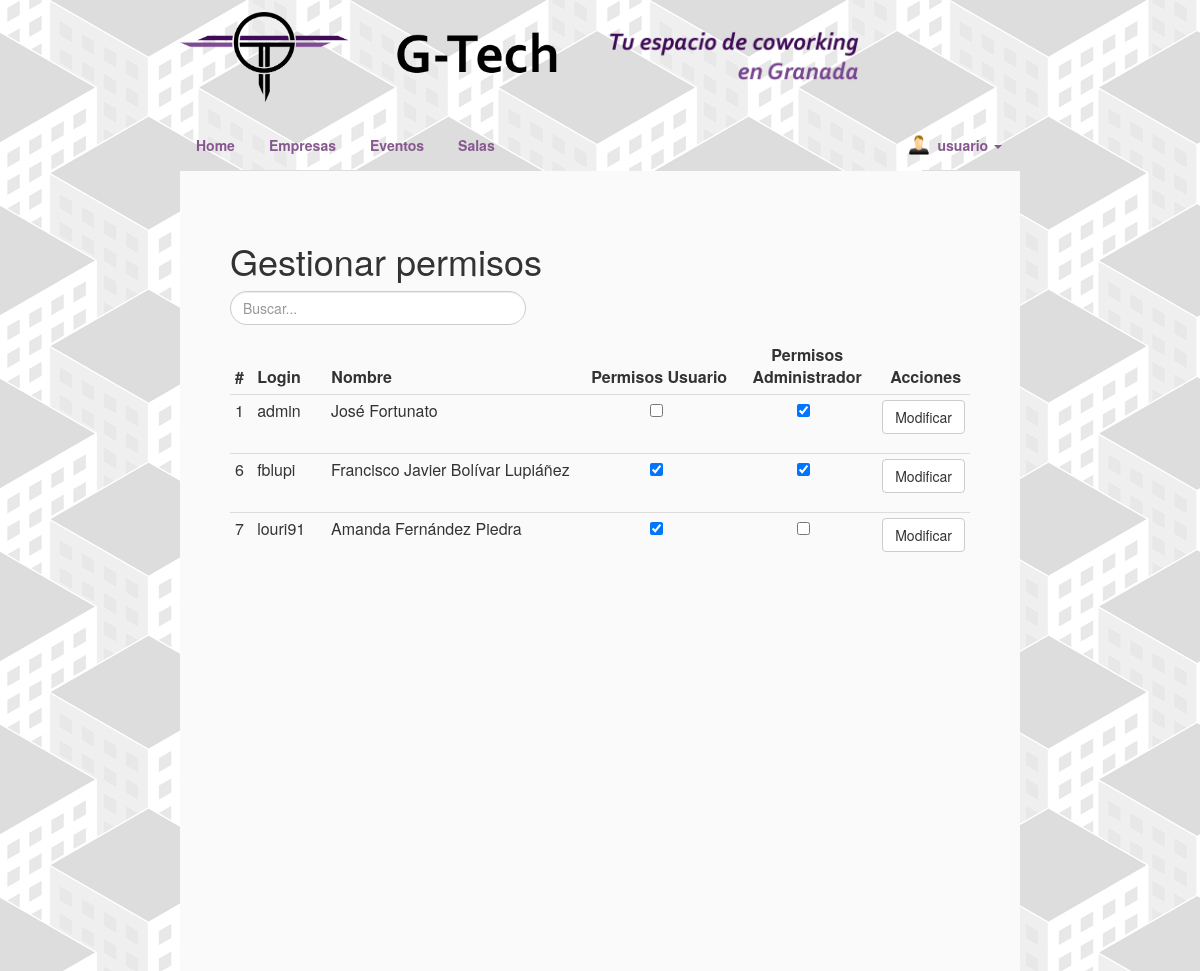
The app's page /G-Tech/gestionUsuarios.php (signed in) with its own data.
### tables this page shows
CREATE TABLE IF NOT EXISTS `usuario` (
  `id` int(11) NOT NULL,
  `login` varchar(45) NOT NULL,
  `pass` varchar(45) NOT NULL,
  `email` varchar(45) NOT NULL,
  `nombre` varchar(45) NOT NULL,
  `telefono` varchar(45) DEFAULT NULL,
  `sexo` varchar(45) DEFAULT NULL,
  `pais` varchar(45) DEFAULT NULL,
  `localidad` varchar(45) DEFAULT NULL,
  `direccion` varchar(45) DEFAULT NULL,
  `codigoPostal` varchar(45) DEFAULT NULL,
  `imagen` varchar(45) NOT NULL
);

### G-Tech/gestionUsuarios.php (the view, shortened to what this page needs)
<?php include 'header.php'; ?>
<section>
  <h1 class="section-header">Gestionar permisos</h1>
<article>
<form role="search" class="busquedaEmpresas">
    <input type="text" id="busqueda" name="busqueda" onkeyup="MostrarConsultaEmpresas();" class="form-control buscar" placeholder="Buscar...">
 </form>
<div id="todosUsuarios">
<?php
$conn = dbConnect();
$sql2 = "SELECT * FROM Usuario;";
$resultado2 = mysqli_query($conn, $sql2);
echo '<div class="table-responsive">';
echo '<table class="table table-condensed salasEmpresa" id="tablaGestionUsuarios">';
echo '<thead>';
echo '<tr>';
echo '<th class="gestionUsuariosIdUsuario">#</th>';
echo '<th class="gestionUsuariosLogin">Login</th>';
echo '<th class="gestionUsuariosNombre">Nombre</th>';
echo '<th class="gestionUsuariosPermisosUsuario">Permisos Usuario</th>';
echo '<th class="gestionUsuariosPermisosAdmin">Permisos Administrador</th>';
echo '<th class="gestionUsuariosBtnModificar">Acciones</th>';
echo '</tr>';
echo '</thead>';
echo '</table>';
while($usuario = mysqli_fetch_assoc($resultado2)){
  $idUsuario = $usuario['id'];
  if($idUsuario!=$_SESSION['id']){
    $sql3 = "SELECT * FROM Usuario, Usuario_Permisos WHERE Usuario.id = Usuario_Permisos.usuario AND Usuario.id = '$idUsuario';";
    $resultado3 = mysqli_query($conn, $sql3);
    $permisosAdmin = 0;
    $permisosUser = 0;
    while($permisos = mysqli_fetch_assoc($resultado3)){
    	if($permisos['permiso']==1){
    		$permisosAdmin = 1;
    	}
    	if($permisos['permiso']==2){
    		$permisosUser = 1;
    	}
    }
    echo '<form id="formularioPermisos'.$idUsuario.'" action="scripts/gestionarPermisos.php" method="POST">';
    echo '<table class="table table-condensed salasEmpresa" id="tablaGestionUsuarios">';
    echo '<tr>';
    echo '<td class="gestionUsuariosIdUsuario">';
    echo $usuario['id'];
    echo '</td>';
    echo '<td class="gestionUsuariosLogin">';
    echo $usuario['login'];
    echo '</td>';
    echo '<td class="gestionUsuariosNombre">';
    echo $usuario['nombre'];
    echo '</td>';
    if($permisosUser==1){
      echo '<td class="gestionUsuariosPermisosUsuario">';
      echo '<input type="checkbox" name="permisosUsuario'.$idUsuario.'" id="permisosUsuario'.$idUsuario.'" value="usuario" onClick="CambiarBoton('.$idUsuario.');" checked>';
      echo '</td>';
    }else{
      echo '<td class="gestionUsuariosPermisosUsuario">';
      echo '<input type="checkbox" name="permisosUsuario'.$idUsuario.'" id="permisosUsuario'.$idUsuario.'" value="usuario" onClick="CambiarBoton('.$idUsuario.');">';
      echo '</td>';
    }
    if($permisosAdmin==1){
      echo '<td class="gestionUsuariosPermisosAdmin">';
      echo '<input type="checkbox" name="permisosAdmin'.$idUsuario.'" id="permisosAdmin'.$idUsuario.'" value="admin" onClick="CambiarBoton('.$idUsuario.');" checked>';
      echo '</td>';
    }else{
      echo '<td class="gestionUsuariosPermisosAdmin">';
      echo '<input type="checkbox" name="permisosAdmin'.$idUsuario.'" id="permisosAdmin'.$idUsuario.'" value="admin" onClick="CambiarBoton('.$idUsuario.');">';
      echo '</td>';
    }
    echo '<td class="gestionUsuariosBtnModificar">';
    echo '<button type="button" id="btnModificar'.$idUsuario.'" class="btn btn-default" onClick="CambiarPermisos('.$idUsuario.')">Modificar</button>';
    echo '</td>';
    echo '</tr>';
    echo '</table>';
    echo '</form>';
  }
}
?>
</article>
</section>

### G-Tech/header.php (shortened to what this page needs)
<html lang="es">
<head>
<?php
$conn = dbConnect();
if(isset($_SESSION['id'])){
	$login = $_SESSION['login'];
}
?>
<link href="assets/css/bootstrap.min.css" rel="stylesheet"/>
<link href="assets/css/style.css" rel="stylesheet"/>
<link href="assets/css/animate.css" rel="stylesheet"/>
<link href="assets/css/stacktable.css" rel="stylesheet"/>
<link href="assets/css/bootstrap-datepicker3.min.css" rel="stylesheet"/>
<link rel="stylesheet" href="assets/font-awesome/css/font-awesome.min.css" type="text/css">
</head>
<body id="divPrincipal">
<header>
<div class="header" id="logos">
<a href="index.php"><img id="logo" src="assets/img/logo.png" alt="Inicio"></a>
	<img class="gtech" src="assets/img/header1.png">
	<img class="coworking" src="assets/img/header2.png">
</div>
</header>
<nav class="navbar navbar-default">
  <div class="container-fluid">
    <div class="collapse navbar-collapse" id="bs-example-navbar-collapse-1">
      <ul class="nav navbar-nav nav-tabs">
					<li role="presentation" id="inicio"><a href="index.php">Home</a></li>
					<li role="presentation" id="empresas"><a href="empresas.php">Empresas</a></li>
					<li role="presentation" id="eventos"><a href="eventos.php">Eventos</a></li>
					<li role="presentation" id="salas"><a href="salas.php">Salas</a></li>
			</ul>
				<ul class="nav navbar-nav nav-tabs navbar-right">
					<?php if(!empty($_SESSION['login'])){
						$id = $_SESSION['id'];
						$sql3 = "SELECT Usuario.imagen FROM Usuario WHERE Usuario.id = $id;";
						$resImagen = mysqli_query($conn, $sql3);
						$imagen = mysqli_fetch_assoc($resImagen);
						$fotoHeader = $imagen['imagen'];
						echo '<li class="dropdown">';
	          echo '<a href="#" class="dropdown-toggle" data-toggle="dropdown" role="button" aria-haspopup="true" aria-expanded="false">
							<div class="fotoHeader"><img class="portrait" src="'.$fotoHeader.'"></div>'
							.$login.' <span class="caret"></span></a>';
	          echo '</li>';
					}else{
						echo '<li role="presentation" id="identificar" class="nav-right"><a href="inicioSesion.php">Identifícate</a></li>';
					}
					?>
			</ul>
    </div>
  </div>
</nav>

### G-Tech/assets/css/style.css (style rules this page uses)
#logo { min-width: 150px; width: 20%; }
#logos { margin-bottom: 2%; }
#divPrincipal { display: block; margin: 0 auto; width: 70%; margin-top: 1%; }
html { background-image: url(../img/fondo.png) !important; background-repeat: repeat-x repeat-y !important; }
body { background-color: transparent; }
header { background-color:transparent !important; }
nav { background-color:transparent !important; font-weight: bold; }
.navbar { border: 0 !important; margin: 0 !important; }
.navbar-default .navbar-nav > li > a { color: #86588F !important; }
.navbar-collapse, .navbar-default { border-color: transparent; padding: 0 !important; width: 100%; }
.container-fluid > .navbar-collapse { margin: 0 !important; overflow: hidden; }
.container-fluid { margin: 0 !important; padding: 0 15 0 0 !important; }
section { padding: 50; height: auto; min-height: 800px; background-color: #FAFAFA; }
article { text-align: justify; }
.nav-tabs > li > a { color: #86588F !important; }
.gtech { margin-left: 5%; width: 20%; }
.coworking { margin-left: 5%; width: 30%; }
.buscar { display: inherit; border-radius: 20px; width: 40%; }
.fotoHeader { float: left; position: absolute !important; margin-left: -30%; width: 20px !important; height: 20px !important; overflow: hidden !important; }
.fotoHeader img { position: absolute !important; left: 50% !important; top: 50% !important; height: 100% !important; width: auto !important; -webkit-transform: translate(-50%,-50%) !important; -ms-transform: translate(-50%,-50%) !important; transform: translate(-50%,-50%) !important; }
.fotoHeader img.portrait { width: 100% !important; height: auto !important; }
.salasEmpresa { width: 100%; }
.gestionUsuariosIdUsuario { width: 3%; }
.gestionUsuariosLogin { width: 10%; }
.gestionUsuariosNombre { width: 35%; }
.gestionUsuariosPermisosUsuario { width: 20%; text-align: center; }
.gestionUsuariosPermisosAdmin { width: 20%; text-align: center; }
.gestionUsuariosBtnModificar { text-align: center; }
.table > thead > tr > th { border-bottom: 0; }
#tablaGestionUsuarios { margin-bottom: 0; }

### G-Tech/assets/css/stacktable.css (style rules this page uses)
.stacktable { width: 100%; }
.stacktable.large-only { display: table; }

### records on screen
usuario: imagen (placeholder picture)
usuario: id "1", login "admin", nombre "José Fortunato"
usuario: id "6", login "fblupi", nombre "Francisco Javier Bolívar Lupiáñez"
usuario: id "7", login "louri91", nombre "Amanda Fernández Piedra"

### other values on screen
$login "usuario"
